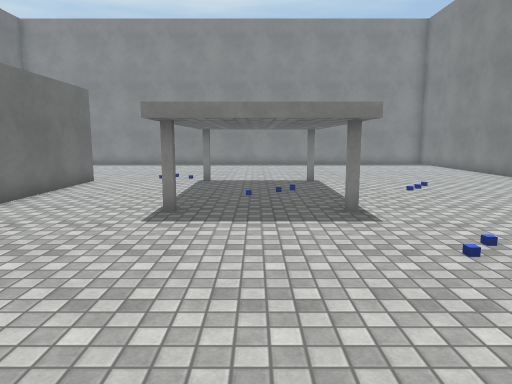
View 1 (above)

14 first-person views from a walk through a scene from a Unity 3-D project. The camera is 1.5 m above the floor, tilts 8° down and sees 70° across. The floor is counted in squares, 1 m on a side. Each view is taken from the middle of a square. On the plan, view 1 faces up. The plan holds only what a view shows up to about 16 squares ahead; the rest is blank. The player character is not drawn. Some surface patterns are stand-ins.

View 2
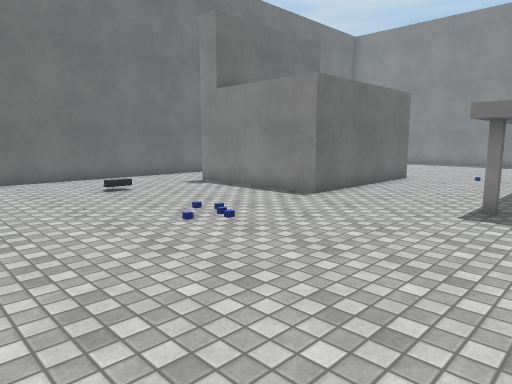

View 3
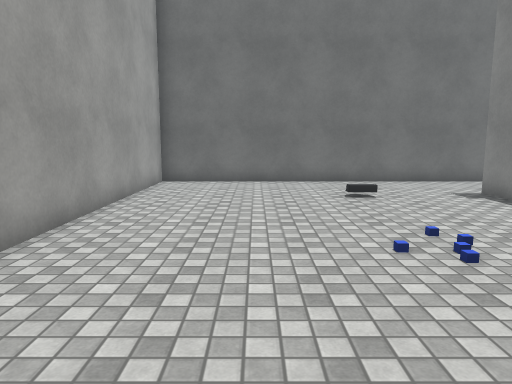

View 4
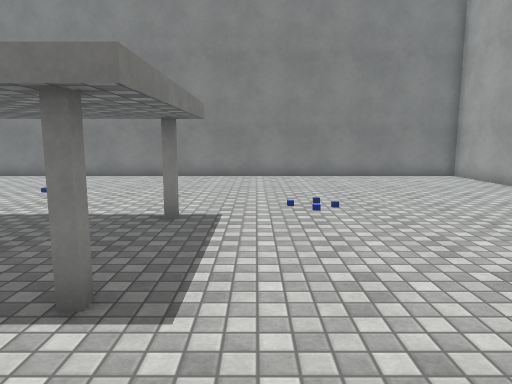

View 5
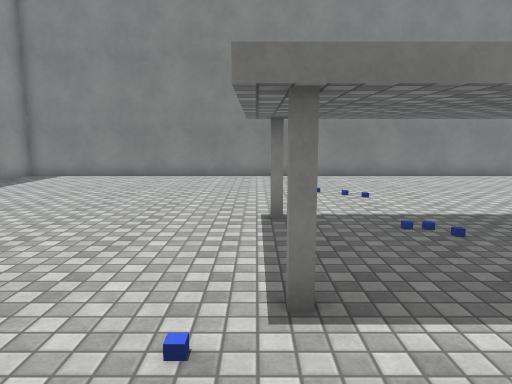

View 6
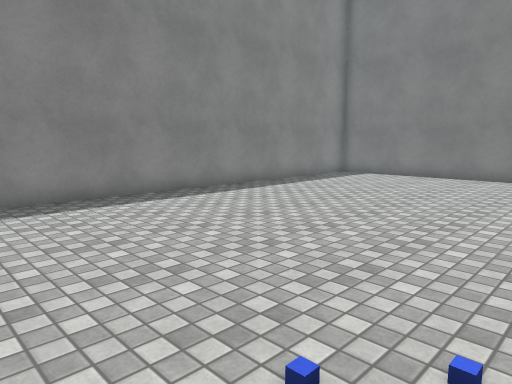

View 7
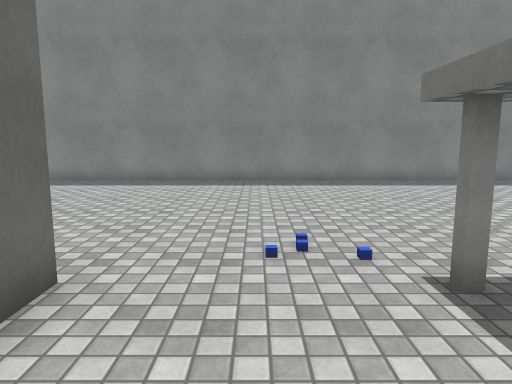

View 8
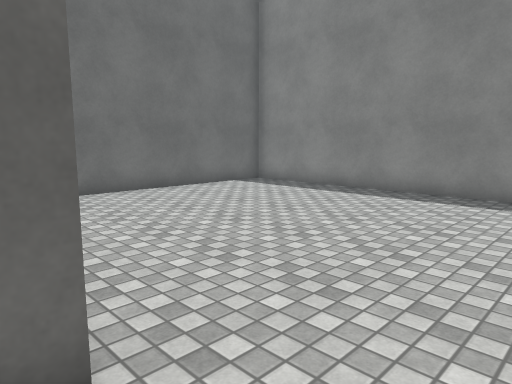

View 9
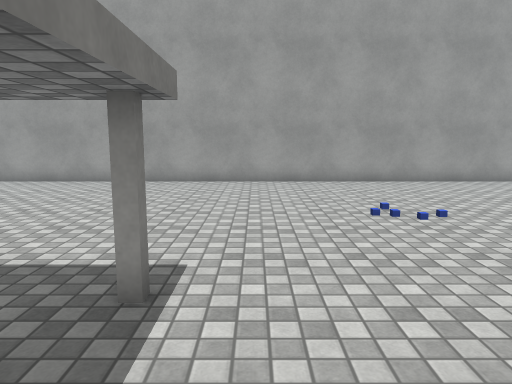

View 10
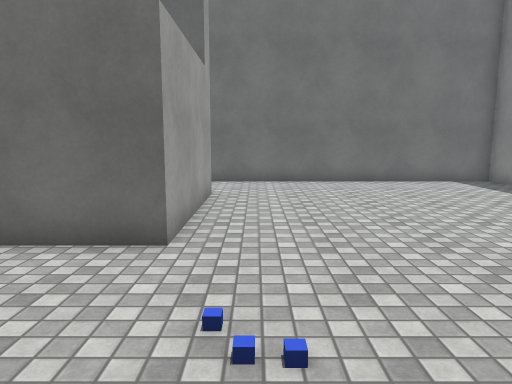

View 11
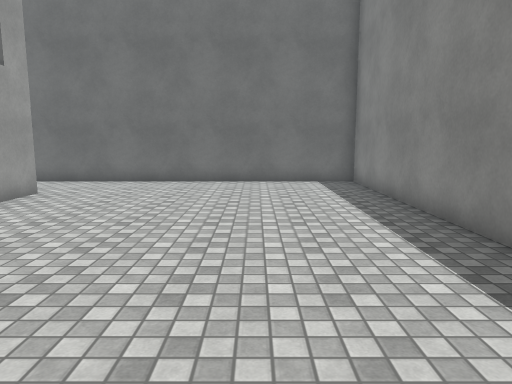

View 12
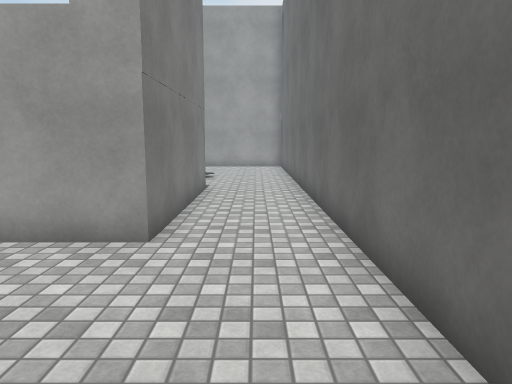

View 13
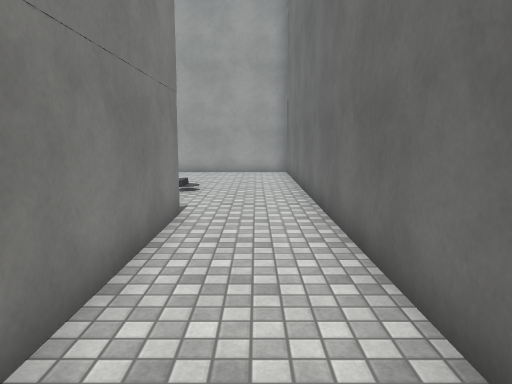

View 14
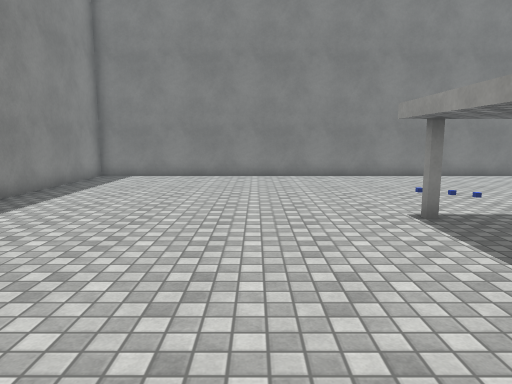

### Floor plan
Points are (right, up) in squares from view 1. A wall is a line through its corners. A room is listed if a view was taken in it or the views show most of it. See-through windows are left out.
Room 1 (views 1, 2, 3, 4, 5, 6, 7, 8, 9, 10, 11, 12, 13, 14)
walls: (-6.1, 7.5) (-11.4, 7.5) (-11.4, 13.7) (-6.1, 13.7) (-6.1, 7.5); (-14.5, -2.5) (10.6, -2.5) (10.6, 23.6) (-14.5, 23.6) (-14.5, -2.5)
objects: other object (-11, 4)

Positions as (right, up) in squares from view 1, and headings:
1: (0, 0), facing up
2: (0, -1), facing up-left
3: (-1, 1), facing left
4: (-5, 6), facing right
5: (-5, 14), facing right
6: (-5, 14), facing up-right
7: (-4, 10), facing up
8: (-4, 13), facing up-left
9: (-3, 11), facing down
10: (-1, 15), facing left
11: (-1, 20), facing left
12: (-13, 19), facing down
13: (-13, 15), facing down
14: (-5, 17), facing right
